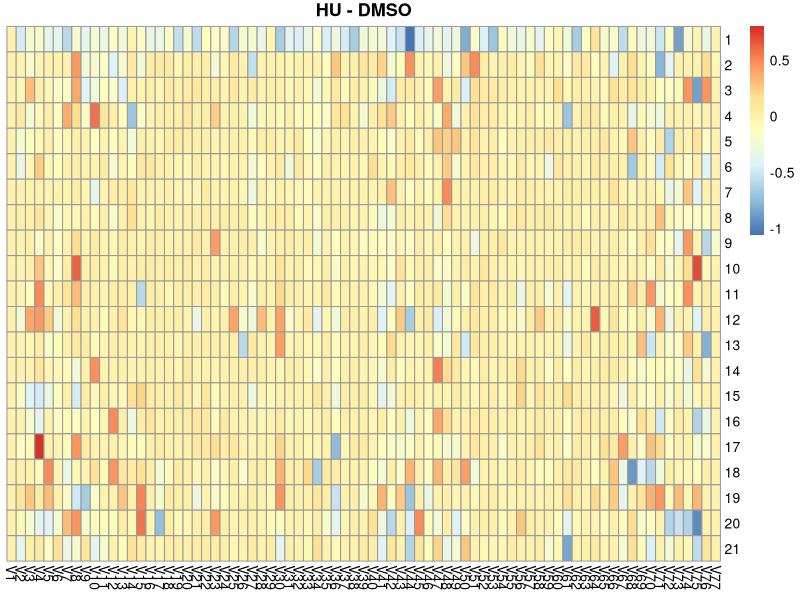
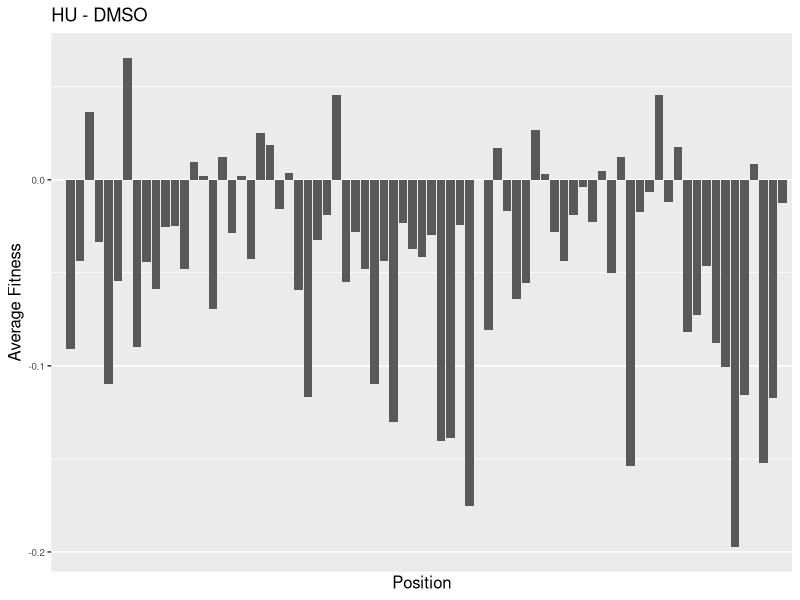

Write the R code that produced these figures, in order.
# plotting matrices

dat_mat = read.csv("fitness_csv/Hydroxyurea_sub_DMSO_fitness.csv", header=FALSE, check.names=TRUE) # row.names = 1

title = "HU - DMSO"

library("pheatmap")

pheatmap(dat_mat, cluster_rows=FALSE, cluster_cols=FALSE, main=title, show_colnames=TRUE )

dat_avg = colMeans(dat_mat, na.rm=TRUE)

library("ggplot2")

dat_df = data.frame(dat = dat_avg, pos = 1:77)

ggplot(dat_df, aes(x=pos,y = dat)) + geom_bar(stat="identity") +
    ggtitle(title) + xlab("Position") + ylab("Average Fitness") + 
    scale_x_discrete(breaks = 1:77, label = c(1:77)) + 
    theme(axis.text=element_text(size=7), axis.title=element_text(size=12))